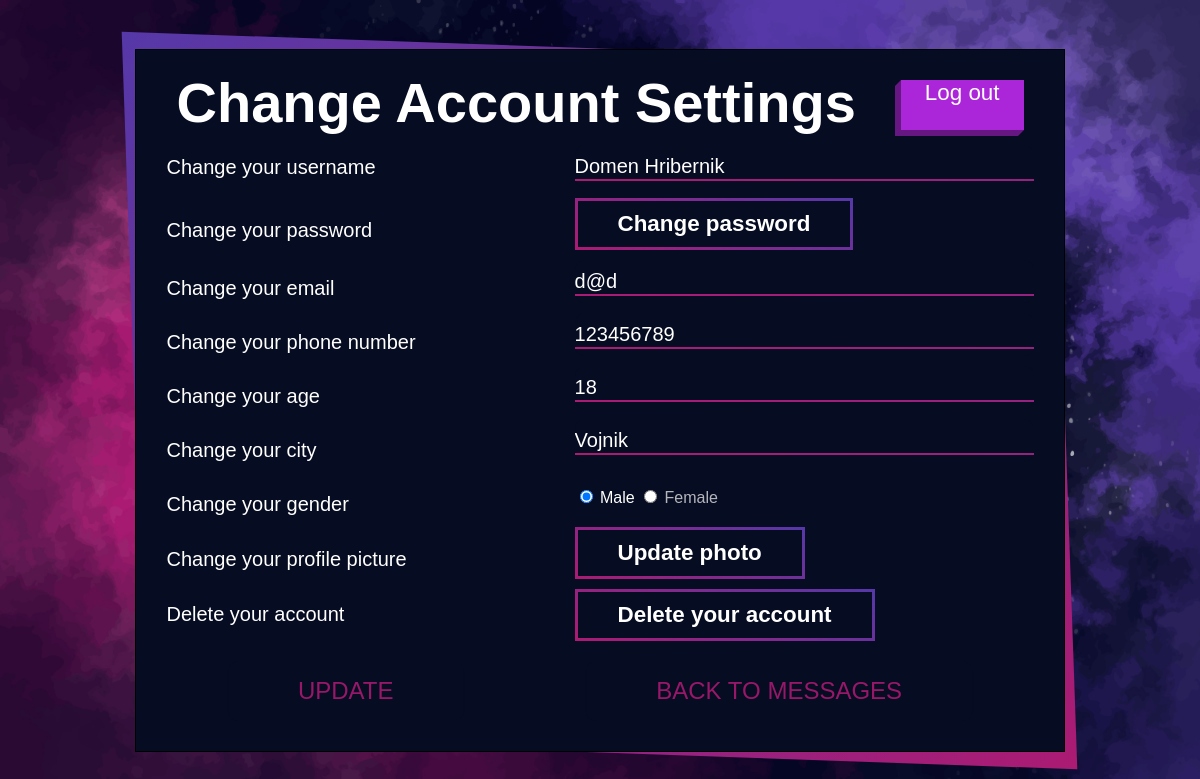
Screenshot of /Project/settings.php (signed in) with the database file from the repository.
### tables this page shows
CREATE TABLE `users` (
  `user_id` int(11) NOT NULL,
  `user_email` varchar(100) NOT NULL,
  `user_name` varchar(100) NOT NULL,
  `user_password` varchar(100) NOT NULL,
  `user_photo` varchar(255) NOT NULL,
  `user_gender` text NOT NULL,
  `user_city` text NOT NULL,
  `user_age` int(3) NOT NULL,
  `user_phone` int(9) NOT NULL,
  `user_status` varchar(7) NOT NULL DEFAULT 'Offline'
);

### Project/settings.php (the view, shortened to what this page needs)
<?php
 include("include/connection.php");
 if (!isset($_SESSION['user_email'])) {
  header("location: login.php");
}
else {
?>
<!DOCTYPE html>
<html lang="en">
<head>
  <link rel="stylesheet" type="text/css" href="css/settings.css">
</head>
<body onload="gender()">
  <div class="container">
    <div class="contant">
    <?php
      $user = $_SESSION['user_email'];
      $get_user = "SELECT * FROM users WHERE user_email = '$user'";
      $run_user = mysqli_query($db, $get_user);
      $row = mysqli_fetch_array($run_user);
      $user_name = $row['user_name'];
      $user_email = $row['user_email'];
      $user_phone = $row['user_phone'];
      $user_age = $row['user_age'];
      $user_country = $row['user_city'];
    ?>
    <form action="settings.php" method="post" class = "grid">
      <h1>Change Account Settings</h1>
      <button type="submit" name="logout" class="logout">
          Log out
      </button>
    </form>
    <form action="settings.php" method="POST">
        <div class = "grid">
          <span class = "desno">
           <div class = "text">Change your username</div>
           <div class = "text password">Change your password</div>
           <div class = "text">Change your email</div>
           <div class = "text">Change your phone number</div>
           <div class = "text">Change your age</div>
           <div class = "text">Change your city</div>
           <div class = "text">Change your gender</div>
           <div class = "update">Change your profile picture</div>
           <div class = "update">Delete your account</div>
          </span>
          <span class = "levo">
            <div class="down">
              <?php
                $user_name_settings = substr_replace($user_name, "", (strlen($user_name) - 3), 3);
              ?>
                <input type="text" name="username" placeholder="<?php echo $user_name_settings; ?>" value="<?php echo $user_name_settings; ?>" autocomplete="off" required><br>
            </div>
            <div>
              <button type="submit" name="change_password" value="change_password" class = "gradient update1">
                  Change password
              </button>
            </div>
            <div class="down">
                <input type="email" name="email" placeholder="<?php echo $user_email; ?>" value="<?php echo $user_email; ?>" autocomplete="off" required><br>
            </div>
            <div class="down">
                <input type="tel" name="phone_number" placeholder="<?php echo $user_phone; ?>" value="<?php echo $user_phone; ?>" autocomplete="off" required><br>
            </div>
            <div class="down">
                <input type="number" name="age" placeholder="<?php echo $user_age; ?>" value="<?php echo $user_age; ?>" autocomplete="off" required><br>
            </div>
            <div class="down">
                <input type="text" name="city" placeholder="<?php echo $user_country; ?>" value="<?php echo $user_country; ?>" autocomplete="off" required><br>
            </div>
            <div>
              <label id="male" onclick="selected()">
                <input type="radio" value="Male" id="Male" name="gender" required>
                  Male
              </label>
              <label id="female" onclick="selected()">
                <input type="radio" value="Female" id="Female" name="gender" required>
                Female
              </label>
            </div>
            <div>
              <button type="submit" name="change_photo" class = "gradient update1">
                Update photo
              </button>
            </div>
            <div>
              <button type="submit" name="delete_account" class = "gradient update1">
                Delete your account
              </button>
            </div>
          </span>
        </div>
        <span class = "grid">
          <span class ="desno">
            <button type="submit" name="update" value="update" class="form">
              <span></span>
              <span></span>
              Update
            </button>
          </span>
          <span class = "levo">
            <button type="submit" name="main" value="main" class="form">
            <span></span>
            <span></span>
            Back to messages
            </button>
          </span>
      </span>
    </form>
    </div>
  </div>
</body>
</html>
<?php } ?>

### Project/css/settings.css (style rules this page uses)
body { margin: 0; padding: 0; display: flex; justify-content: center; align-items: center; min-height: 100vh; background-image: url("../image/bg.jpg"); background-size: cover; font-family: 'Poppins', sans-serif; }
.container { position: relative; background: #060c21; margin:0px 10px; padding: 10px 30px; display: flex; justify-content: center; align-items: center; border: 1px solid #000; }
.container .contant::before { content: ''; position: absolute; top:-2px; left: -2px; right: -2px; bottom: -2px; background: #fff; transform: skew(2deg,2deg); z-index: -2; transition: all 0.5s ease-out; }
.container .contant:nth-child(1)::before { background: linear-gradient(315deg,#AB1B73, #5638A8); }
.contant h1 { margin: 10px 35px 0 10px; padding: 0; font-size: 3.5em; color: #fff; }
.contant { margin: 0; padding: 0; color: #fff; }
.grid { display: grid; grid-template-columns: auto auto ; }
.desno { text-align: left; }
.levo { text-align: left; }
.text { font-size: 20px; padding-bottom: 10px; padding-top: 10px; margin-top: 11px; }
.down { position: relative; margin: 10px auto 0px; }
.down::before { content: ''; position: absolute; top:34px; background: linear-gradient(45deg,#AB1B73, #5638A8);; background-size: 400%; width: 100% ; height: 5%; z-index: 1; animation: animate 3s linear infinite; }
label { padding-top: 25px; padding-left: 0px; display: inline-block; margin-bottom: 10px; color: rgba(255, 255, 255, 0.7); }
div.password { margin-top: 20px; margin-bottom: 15px; }
.update { margin-left: 0px; margin-right: 0px; font-size: 20px; padding-bottom: 10px; padding-top: 10px; margin-top: 12px; }
.update1 { margin-top: 10px; }
input[type="text"] { color: #ffffff; width: 100%; }
input[type="email"] { color: #ffffff; width: 100%; }
input[type="tel"] { color: #ffffff; width: 100%; }
input[type="number"] { color: #ffffff; width: 100%; }
input::placeholder { color: rgba(255, 255, 255, 0.7); }
input { border-radius: 10px; position: relative; font-size: 20px; padding: 10px 0px; outline: none; border: 0px; background: #060c21; }
button:not(.logout):not(.gradient) { border: 1px solid #060c21; border-radius: 10px; background: #060c21; position: relative; display: inline-block; padding: 15px 70px; margin: 20px 0; color:#971869; text-transform: uppercase; font-size: 24px; overflow: hidden; cursor: pointer; outline: none; left: 50%; transform: translateX(-50%); }
button span { position: absolute; display: block; }
button span:nth-child(2) { top: -100%; right: 0; width: 2px; height: 100%; background: linear-gradient(180deg,transparent,#971869); }
button span:nth-child(4) { bottom: -100%; left: 0; width: 2px; height: 100%; background: linear-gradient(360deg,transparent,#971869); }
.logout { display: flex; vertical-align: middle; margin: 20px 10px 0 10px; position: relative; background: hsl(285, 70%, 50%); border: none; color: white; padding: 0px 24px; height: 50px; font-size: 1.4rem; box-shadow: -6px 6px 0 hsl(285, 70%, 30%); outline: none; }
.logout::before { position: absolute; display: block; content: ""; height: 0; width: 0; border: solid 6px transparent; border-right: solid 6px hsl(285, 70%, 30%); border-left-width: 0; background: none; top: 0; left: -6px; }
.logout::after { position: absolute; display: block; content: ""; height: 0; width: 0; border: solid 6px transparent; border-top: solid 6px hsl(285, 70%, 30%); border-bottom-width: 0; background: none; right: 0; bottom: -6px; }
.gradient { position: relative; z-index: 1; display: inline-block; padding: 10px 40px; font-size: 1.4rem; box-sizing: border-box; background: #060c21; border: solid 3px transparent; border-image: linear-gradient( 30deg, #AB1B73, #5638A8); border-image-slice: 1; color: white; font-weight: bold; transition: all 0.3s ease-in-out; }

### rows the page displays
users: username "Domen Hribernik", email "d@d", phone_number "123456789", age "18", city "Vojnik"
